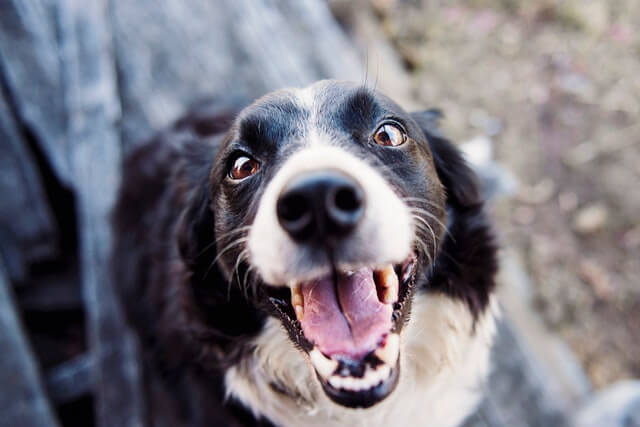
#> input picture Friday 08:30 - 10:30/E22CSEU1069_Adv_Cv_Labs/LAB 5/rgb_image.jpg, 640 x 427 px, given in place of Picture1.jpg, which was not available
$ jupyter execute CSET340_LAB7.ipynb
#> lines starting #> are read from the running program, lines starting #| are printed output that depends on the picture; after the words box and inside, x2 and y2 are one past the last pixel; in counts of white or black regions, pixels touching at a corner belong together; pictures that were not available may be replaced by others from this repository, and a replacement may not be noted
[cell 1]
import numpy as np
import matplotlib.pyplot as plt
from skimage.io import imread, imshow
from skimage.draw import disk
from skimage.morphology import (erosion, dilation, closing, opening,
                                area_closing, area_opening)
from skimage.color import rgb2gray
from math import sqrt

[cell 2]
#Now we will do the morphological operations on image of sunflower
from google.colab import files
uploaded = files.upload()
#> the answer given: rgb_image.jpg

[cell 3]
virus = imread('Picture1.jpg')
#> virus is the input picture: shape (427, 640, 3); mean R, G, B 122.2, 119, 127.7

[cell 4]
fig, ax = plt.subplots(1,2, figsize=(12,12))
ax[0].imshow(virus);
ax[0].set_title('Original')

binary = rgb2gray(virus)<0.45
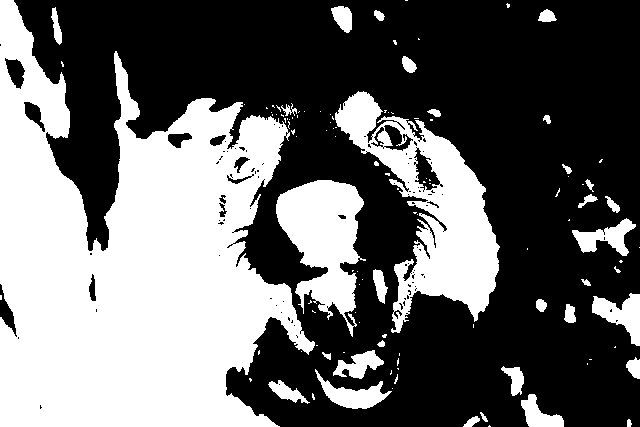
#> binary: shape (427, 640) bool; 40.7% white; 113 white regions (79 under 20 px), largest, box (x1, y1, x2, y2) and area: (0, 0, 315, 427) 79792, (335, 91, 500, 333) 14946, (276, 180, 366, 337) 7746
ax[1].imshow(binary)
ax[1].set_title('Binary')

[cell 5]
#we will create structural element to be used in erosion and dilation
x = np.array([[0,1,0],
                    [1,1,1],
                    [0,1,0]])
plt.imshow(x, cmap='gray');
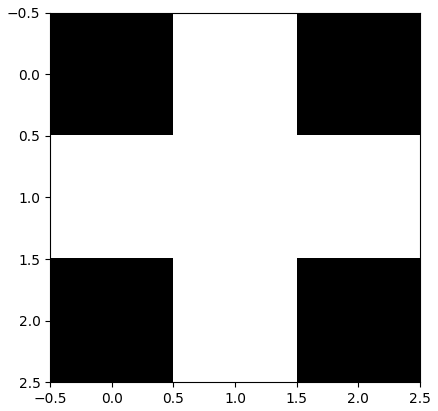
#> figure drawn by matplotlib, 1 panel

[cell 6]
fig, ax=plt.subplots(1,2,figsize=(15, 5))
ax[0].imshow(erosion(binary, x), cmap='gray');
ax[0].set_title('Eroded Image')

ax[1].imshow(binary)
ax[1].set_title('Binary')
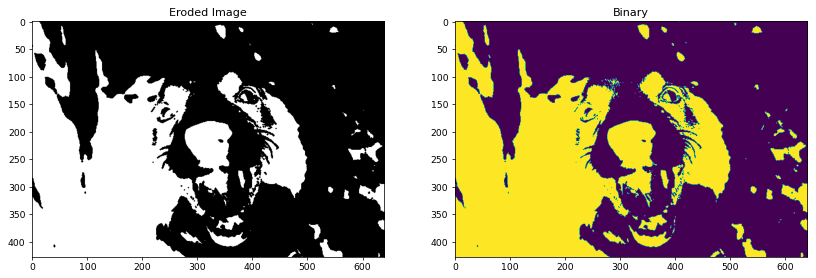
#> figure drawn by matplotlib, 2 panels

[cell 7]
#multiple erosion
def multi_erosion(image, num, x=x):
#> called with num = 2, x = array of shape (3, 3)
    for i in range(num):
        image = erosion(image, x)
#> this loop made 2 passes
#> pass 1, in multi_erosion, `image = erosion(image, x)`:
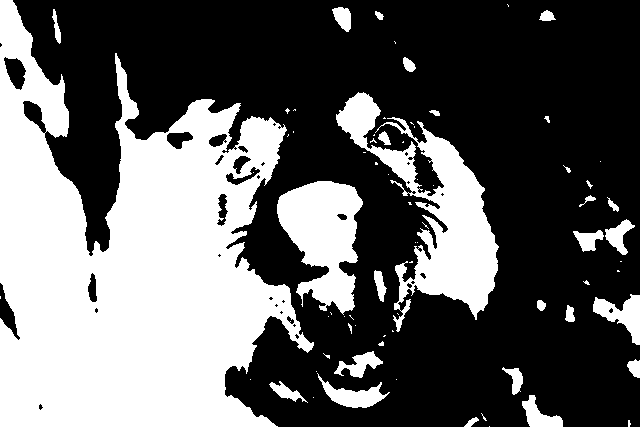
#> image: shape (427, 640) bool; 38% white; 74 white regions (44 under 20 px), largest, box (x1, y1, x2, y2) and area: (0, 0, 314, 427) 77347, (336, 92, 499, 332) 12754, (277, 181, 363, 315) 7073
#> pass 2, in multi_erosion, `image = erosion(image, x)`:
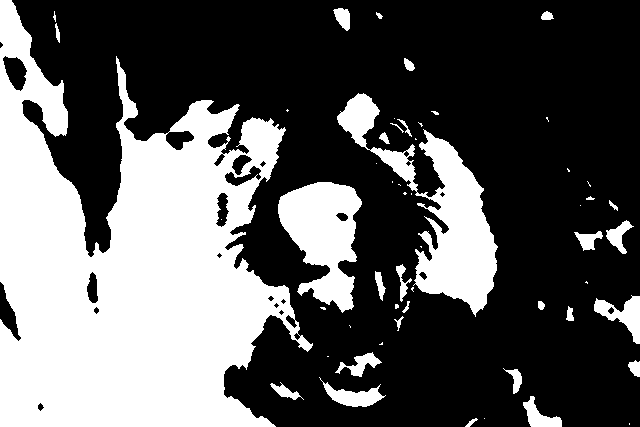
#> image: shape (427, 640) bool; 35.8% white; 55 white regions (26 under 20 px), largest, box (x1, y1, x2, y2) and area: (0, 0, 313, 427) 74989, (337, 93, 498, 317) 10804, (278, 182, 362, 313) 6565
    return image

[cell 8]
def multi_dilution(image, num, x=x):
    for i in range(num):
        image = dilation(image, x)
    return image

[cell 9]
#apply multiple erosion
Eroded_Image = multi_erosion(binary, 2, x)
imshow(Eroded_Image)

[cell 10]
fig, ax = plt.subplots(1,2, figsize=(15,5))
ax[0].imshow(multi_erosion(binary, 2, x), cmap='gray')
ax[0].set_title('Multi-Eroded Image')


ax[1].imshow(binary)
ax[1].set_title('Binary')

[cell 11]
#we will apply the opening function to remove any minor noise left
opened_image = opening(binary)
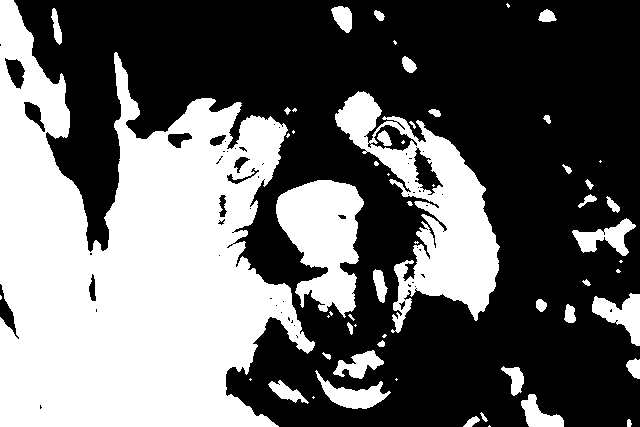
#> opened_image: shape (427, 640) bool; 40.3% white; 59 white regions (23 under 20 px), largest, box (x1, y1, x2, y2) and area: (0, 0, 315, 427) 79615, (335, 91, 500, 333) 14411, (276, 180, 364, 318) 7580
imshow(opened_image)

[cell 12]
import cv2
import numpy as np
import matplotlib.pyplot as plt

# Convert binary image to uint8 (0 and 255 values)
opened_image = (opened_image * 255).astype(np.uint8)

# Define a structuring element (kernel)
kernel = np.ones((3,3), np.uint8)

# Apply dilation
dilated_image = cv2.dilate(opened_image, kernel, iterations=2)
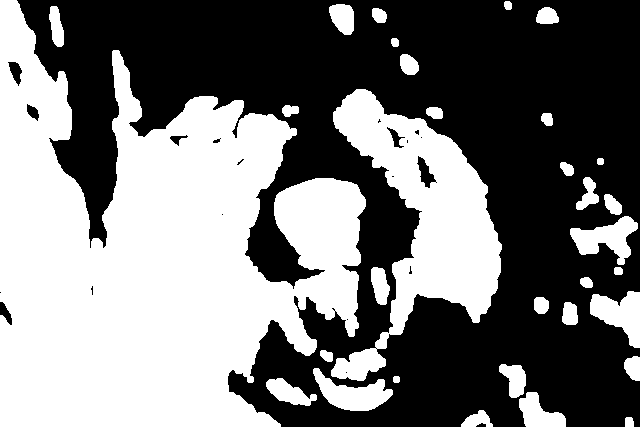
#> dilated_image: shape (427, 640); 46.4% white; 32 white regions, largest, box (x1, y1, x2, y2) and area: (0, 0, 366, 427) 94279, (331, 89, 502, 381) 19831, (313, 368, 393, 411) 1691

# Display the result
plt.imshow(dilated_image, cmap='gray')
plt.title("Dilated Image")
plt.axis('off')
plt.show()

[cell 13]
#make the image more clear by using area function
#it does not use a structural element but a deframed shape basis the threshold
morphed_image = area_opening(area_closing(dilated_image, 10), 10)
#> morphed_image: shape (427, 640); 46.4% white; 32 white regions, largest, box (x1, y1, x2, y2) and area: (0, 0, 366, 427) 94288, (331, 89, 502, 381) 19846, (313, 368, 393, 411) 1691
imshow(morphed_image)

[cell 14]
import numpy as np
import matplotlib.pyplot as plt
from skimage.io import imread, imshow
from skimage.feature import blob_dog, blob_log, blob_doh

[cell 15]
cells_morphed =morphed_image

[cell 16]
blobs = blob_log(cells_morphed, min_sigma=1,threshold=0.1)
#> blobs = 344 rows, first 8: [305, 541, 6.44], [65, 409, 6.44], [16, 547, 6.44], [15, 379, 6.44], [315, 570, 6.44], [369, 639, 11.89], [426, 476, 11.89], [119, 547, 6.44]

[cell 17]
fig, ax = plt.subplots(figsize=(6,6))
ax.imshow(virus)
for blob in blobs:
    y, x, area = blob
    ax.add_patch(plt.Circle((x, y), area*np.sqrt(2),
                 color='r', fill=False))
#> this loop made 344 passes
#> (y, x, area) on passes 18, 27, 33: (259, 458, 33.67), (219, 324, 28.22), (384, 357, 22.78)
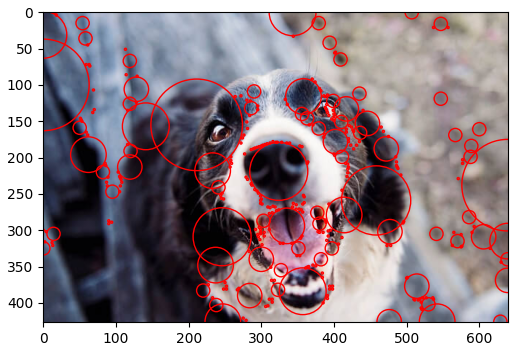
#> figure drawn by matplotlib, 1 panel

[cell 18]
# Calculate the detected features in an image (blobs). This can have wider application and use cases
blobs[:, 2] = blobs[:, 2] * sqrt(2)
numrows = len(blobs)
#> numrows = 344

[cell 19]
print("blob counts",numrows)
#| blob counts 344

[cell 20]
#DOG
#Difference of Gaussian (DoG)
blobs = blob_dog(cells_morphed, min_sigma=1,threshold=0.1)
#> blobs = 457 rows, first 8: [42, 395, 2.56], [15, 379, 4.1], [161, 600, 2.56], [119, 547, 4.1], [305, 541, 4.1], [379, 396, 2.56], [169, 567, 4.1], [65, 409, 6.55]

[cell 21]
fig, ax = plt.subplots(figsize=(6,6))
ax.imshow(virus)
for blob in blobs:
    y, x, area = blob
    ax.add_patch(plt.Circle((x, y), area*np.sqrt(2),
                 color='r', fill=False))
#> this loop made 457 passes
#> (y, x, area) on pass 41: (259, 459, 26.84)
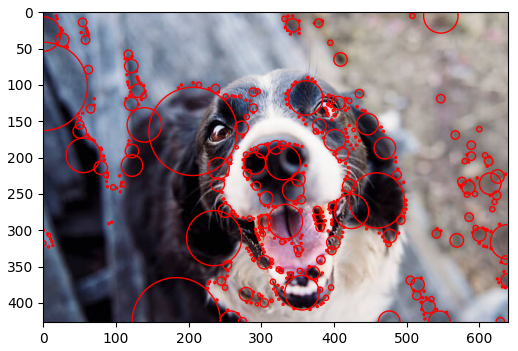
#> figure drawn by matplotlib, 1 panel

[cell 22]
#DOH
blobs = blob_doh(cells_morphed, min_sigma=1)
#> blobs = 104 rows, first 8: [160, 599, 4.22], [378, 395, 4.22], [118, 546, 7.44], [304, 540, 10.67], [422, 627, 7.44], [367, 632, 13.89], [117, 360, 30], [311, 624, 30]

[cell 23]
fig, ax = plt.subplots(figsize=(6,6))
ax.imshow(virus)
for blob in blobs:
    y, x, area = blob
    ax.add_patch(plt.Circle((x, y), area*np.sqrt(2),
                 color='r', fill=False))
#> this loop made 104 passes
#> (y, x, area) on passes 7, 8, 10, 19, 23, 26, 28, 29, 30, 33, 35, 36: (117, 360, 30), (311, 624, 30), (251, 268, 30), (154, 86, 30), (354, 274, 26.78), (238, 615, 30), (287, 475, 30), (199, 339, 30), (389, 352, 30), (150, 312, 30), (139, 266, 30), (297, 340, 30)
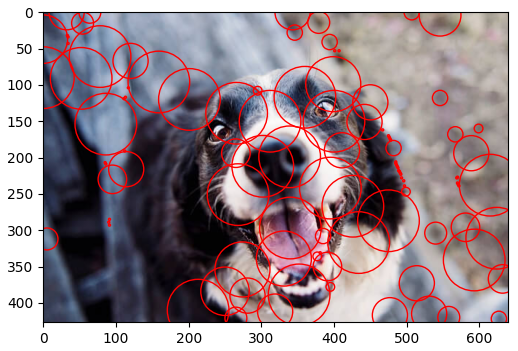
#> figure drawn by matplotlib, 1 panel

$ run again, on Friday 08:30 - 10:30/E22CSEU1069_Adv_Cv_Labs/LAB 7/microscope_image.jpg
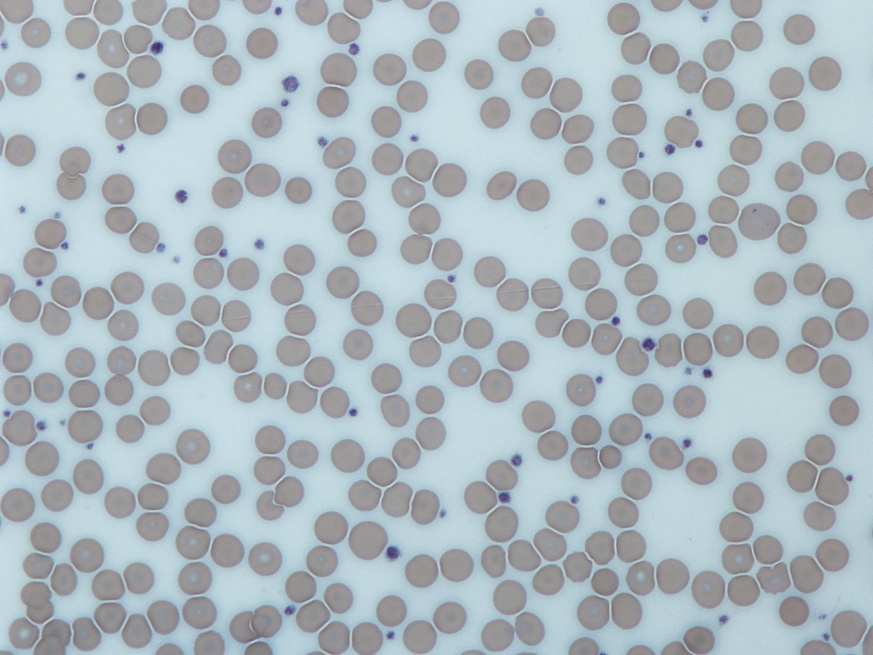
#> input picture Friday 08:30 - 10:30/E22CSEU1069_Adv_Cv_Labs/LAB 7/microscope_image.jpg, 873 x 655 px, given in place of Picture1.jpg, which was not available
#> virus is the input picture: shape (655, 873, 3); mean R, G, B 172.1, 184.4, 190.7
#> `binary = rgb2gray(virus)<0.45`:
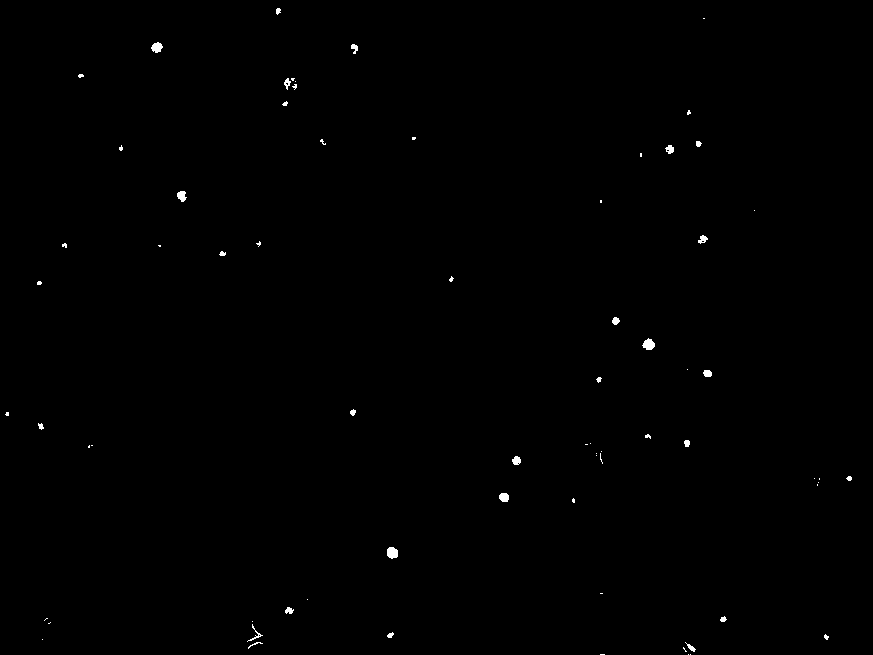
#> binary: shape (655, 873) bool; 0.27% white; 71 white regions (45 under 20 px), largest, box (x1, y1, x2, y2) and area: (387, 547, 398, 559) 108, (642, 338, 655, 350) 105, (151, 42, 163, 53) 90
#> dilated_image: shape (655, 873); 0.71% white; 39 white regions, largest, box (x1, y1, x2, y2) and area: (640, 336, 657, 352) 218, (385, 545, 400, 561) 216, (149, 40, 165, 55) 197
#> `blobs = blob_log(cells_morphed, min_sigma=1,threshold=0.1)`: blobs = 40 rows, first 8: [344, 648, 6.44], [552, 392, 6.44], [47, 156, 6.44], [497, 504, 6.44], [196, 181, 6.44], [460, 516, 6.44], [82, 289, 6.44], [149, 669, 6.44]
#> the loop `for blob in blobs:` made 40 passes
#> `[cell 17] fig, ax = plt.subplots(figsize=(6,6)) ax.imshow(virus) for b..`:
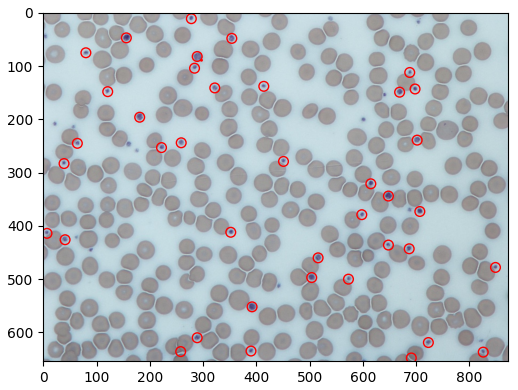
#> figure drawn by matplotlib, 1 panel
#> numrows = 40
#| blob counts 40
#> `blobs = blob_dog(cells_morphed, min_sigma=1,threshold=0.1)`: blobs = 45 rows, first 8: [460, 516, 4.1], [497, 504, 4.1], [279, 451, 2.56], [245, 64, 2.56], [148, 121, 2.56], [500, 573, 2.56], [195, 181, 4.1], [283, 39, 2.56]
#> the loop `for blob in blobs:` made 45 passes
#> `blobs = blob_doh(cells_morphed, min_sigma=1)`: blobs = 39 rows, first 8: [635, 257, 4.22], [148, 668, 7.44], [320, 614, 7.44], [459, 515, 7.44], [610, 288, 7.44], [344, 648, 10.67], [411, 352, 7.44], [441, 686, 7.44]
#> the loop `for blob in blobs:` made 39 passes
